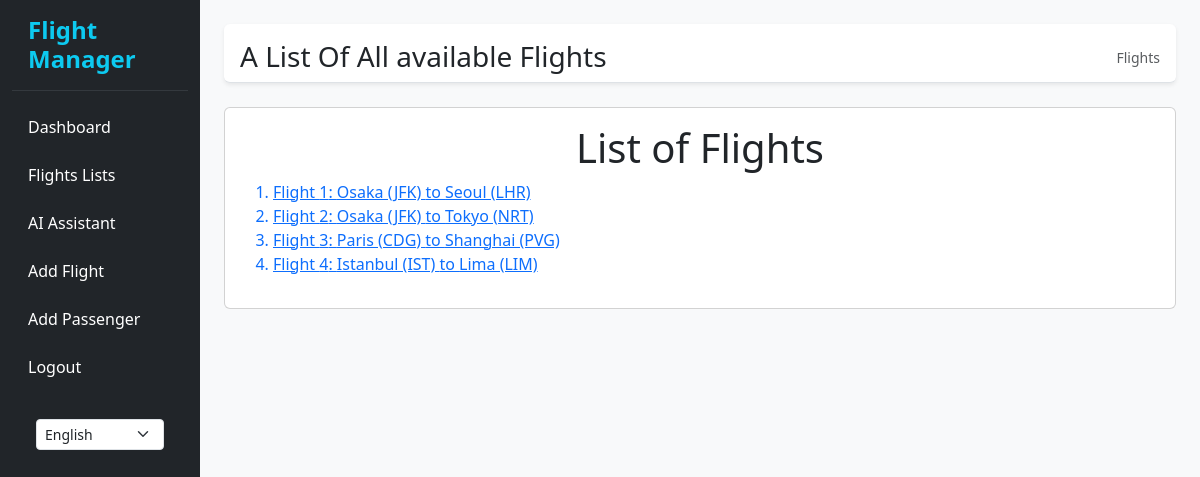
Page /flights_app/ (signed in) on the earlier database version.
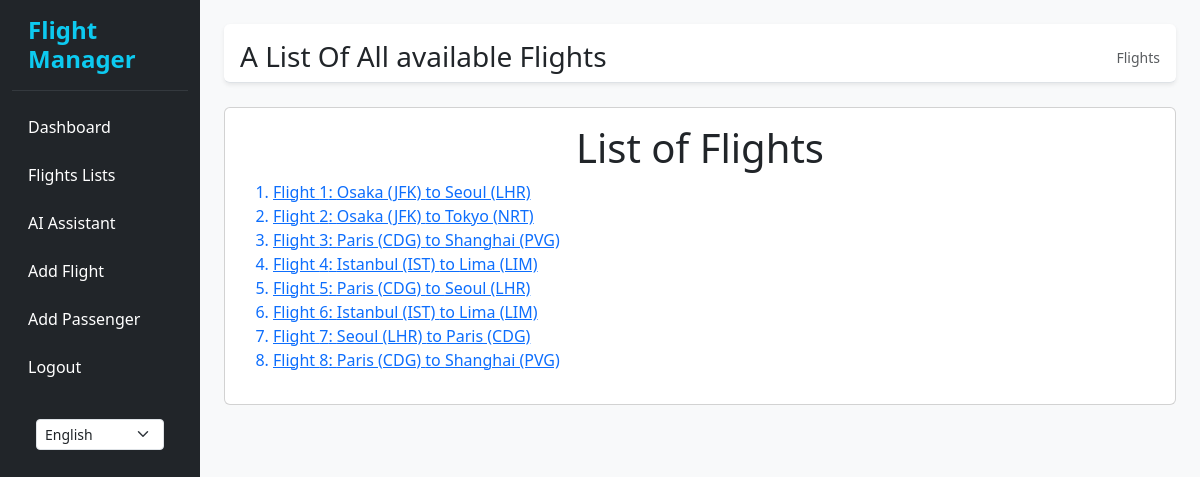
Same page on the later database version.
### flights_app/models.py (models this page shows, shortened)
class Flight(models.Model):
    origin = models.ForeignKey(Airport, on_delete=models.CASCADE,related_name="Departures")#models.CharField(max_length=64)
    destination = models.ForeignKey(Airport,on_delete=models.CASCADE,related_name="Arrivals") #models.CharField(max_length=64)
    duration = models.IntegerField()

class Airport(models.Model):
    code = models.CharField(max_length=64)
    city = models.CharField(max_length=64)
    def __str__(self):
        return f"{self.city} ({self.code})"

### flights_app/views.py (the view)
# urls.py: path("",views.flight_index,name="flight_index"),
@login_required(login_url='/users/login/')
def flight_index(request):
    return render(request, "flights/index.html",{
        "flights":Flight.objects.all()
    })

### flights_app/templates/flights/index.html (shortened to what this page needs)
{% extends "flights/base.html" %}
{% load i18n %}
{% block page_title %} {% trans "A List Of All available Flights" %} {% endblock %}
{% block parent_page %}{% trans "Flights" %} {% endblock %}
{% block body %}
<h1 style="text-align: center;">{% trans "List of Flights" %}</h1>
<ol>
    {% for flight in flights %}
    <a href="{% url 'flights_app:flight' flight.id %}">
    <li>{% trans "Flight" %} {{flight.id}}: {{flight.origin}} {% trans "to" %} {{flight.destination}}</li>
    </a>
    {% endfor %}
</ol>
{% endblock %}

### flights_app/templates/flights/base.html (shortened to what this page needs)
{% load auth_extras %}
{% load i18n %}
{% get_current_language as LANGUAGE_CODE %}
<!DOCTYPE html>
<html lang="{{ LANGUAGE_CODE }}"dir="{% if LANGUAGE_CODE == 'ar' %}rtl{% else %}ltr{% endif %}">
    <head>
    <head>
        <link href="https://cdn.jsdelivr.net/npm/bootstrap@5.3.3/dist/css/bootstrap.min.css" rel="stylesheet">
    </head>
    <body>
        <div class="container-fluid">
            <div class="row">
                <nav id="navbar" class="collapse d-md-block col-12 col-md-3 col-lg-2 bg-dark text-white">
                    <div class="position-sticky pt-3 position-sticky"  style="position:sticky; top:0;">
                        <h4 class="px-3 text-info fw-bold">Flight Manager</h4>
                        <hr class="text-secondary">
                        <ul class="nav flex-column">
                            <li class="nav-item mb-2">
                                <a class="nav-link text-white active" href="{% url 'flights_app:dashboard' %}">{% trans "Dashboard" %}</a>
                            </li>
                            <li class="nav-item mb-2">
                                <a class="nav-link text-white active" href="{% url 'flights_app:flight_index' %}">{% trans "Flights Lists" %}</a>
                            </li>
                            <li class="nav-item mb-2">
                                <a class="nav-link text-white active" href="{% url 'flights_app:chat' %}">{% trans "AI Assistant" %}</a>
                            </li>
                            {% if request.user.is_superuser or request.user|has_group:"Admin" %}
                            <li class="nav-item mb-2">
                                <a class="nav-link text-white active" href="{% url 'flights_app:add_flight' %}">{% trans "Add Flight" %}</a></li>
                                {% endif %}
                            <li class="nav-item mb-2">
                                <a class="nav-link text-white active" href="{% url 'flights_app:add_passenger' %}">{% trans "Add Passenger" %}</a>
                            </li>
                            <li class="nav-item mb-2">
                                <a class="nav-link text-white active" href="{% url 'users:logout' %}">{% trans "Logout" %}</a>
                            </li>
                            <li class="nav-item px-4 mt-4">
                                <form action="{% url 'set_language' %}" method="POST">
                                    <select name="language" onchange="this.form.submit()" class="form-select form-select-sm">
                                        {% get_current_language as LANGUAGE_CODE %}
                                        {% get_available_languages as LANGUAGES %}
                                        {% for lang_code, lang_name in LANGUAGES %}
                                            <option value="{{ lang_code }}" {% if lang_code == LANGUAGE_CODE %}selected{% endif %}>
                                                {{ lang_name }}
                                            </option>
                                        {% endfor %}
                                    </select>
                                </form>
                            </li>
                        </ul>
                    </div>
                </nav>
                <main class="col-12 col-md-9 col-lg-10 px-md-4 py-4 bg-light" style="min-height: 100vh;">
                    <div class="d-flex justify-content-between flex-wrap flex-md-nowrap align-items-center py-3 pb-2 mb-4 border-bottom bg-white p-3 rounded shadow-sm">
                        <div style="position: sticky; top:0;">
                            <h1 class="h3 mb-0">{% block page_title %} Dashboard {%endblock%}</h1>
                        </div>
                        <div>
                            <span class="text-muted small">{% block parent_page %}Home/Dashboard {%endblock%}</span>
                        </div>
                    </div>
                    <div class="card">
                        <div class="card-body">
                            {% block body %}
                            {% endblock %}
                        </div>
                    </div>
                </main>
            </div>
        </div>
    </body>
</html>

Differences in the rows shown:
added Flight: id "5", origin "Paris (CDG)", destination "Seoul (LHR)"
added Flight: id "6", origin "Istanbul (IST)", destination "Lima (LIM)"
added Flight: id "7", origin "Seoul (LHR)", destination "Paris (CDG)"
added Flight: id "8", origin "Paris (CDG)", destination "Shanghai (PVG)"
